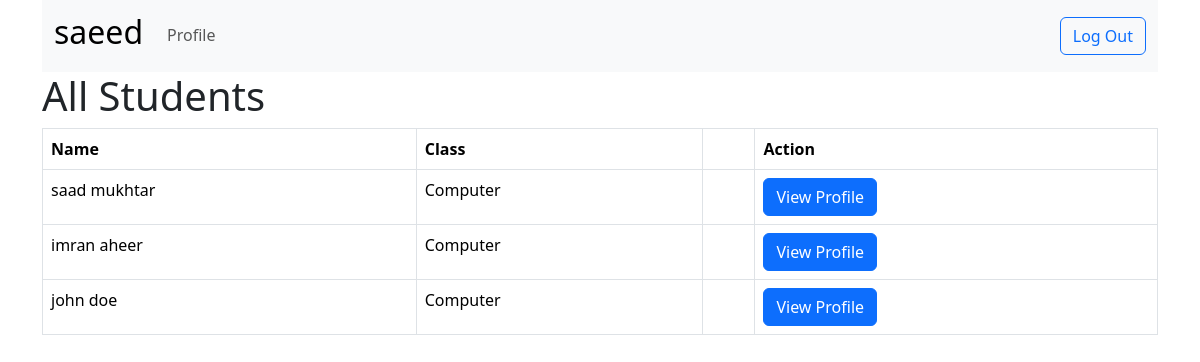
Screenshot of /record_students (signed in) with the database file from the repository.
### tables this page shows
CREATE TABLE students (
    id INTEGER PRIMARY KEY,
    firstname TEXT NOT NULL,
    lastname TEXT NOT NULL,
    email TEXT NOT NULL,
    username TEXT NOT NULL,
    password TEXT NOT NULL,
    teacher_id INTEGER,
    course_id INTEGER,
    admin_id INTEGER,
    FOREIGN KEY (teacher_id) REFERENCES teachers (id),
    FOREIGN KEY (course_id) REFERENCES courses (id),
    FOREIGN KEY (admin_id) REFERENCES admins (id)
);

### app.py (the view)
@app.route("/record_students", methods=["GET", "POST"])
@login_required
def record_students():
    user_role = session["user_role"]
    user_id = session["user_id"]
    rows = db.execute(
        "SELECT DISTINCT students.id, students.firstname, students.lastname, courses.course_name "
        + "FROM students "
        + "JOIN courses ON students.course_id = courses.id "
        + "LEFT JOIN attendance ON students.id = attendance.student_id "
        + "WHERE students.teacher_id = ? "
        + "ORDER BY students.id ASC",
        user_id,
    )
    print(rows)
    return render_template(
        "record_students.html",
        students=rows,
        user="student",
        table="students",
        role=user_role,
    )

### app.py (called while the page is built)
@app.after_request
def after_request(response):
    response.headers["Cache-Control"] = "no-cache, no-store, must-revalidate"
    response.headers["Expires"] = 0
    response.headers["Pragma"] = "no-cache"
    return response

### helpers.py (called while the page is built)
def login_required(f):
    @wraps(f)
    def decorated_function(*args, **kwargs):
        if session.get("user_id") is None:
            return redirect("/login")
        return f(*args, **kwargs)
    return decorated_function

### templates/record_students.html (shortened to what this page needs)
{% extends "layout.html" %}
{% block body%}
    <nav class="navbar navbar-expand-lg bg-body-tertiary">
        <div class="container-fluid">
            <a class="navbar-brand">
                <h2>{{ role }}</h1>
            </a>
            <div class="collapse navbar-collapse" id="navbarSupportedContent">
                <ul class="navbar-nav me-auto mb-2 mb-lg-0 nav-underline">
                    <li class="nav-item">
                        <a class="nav-link" href="/profile">Profile</a>
                    </li>
                </ul>
                <form class="d-flex" role="search" action="/logout" method="post">
                    <button class="btn btn-outline-primary" type="submit">Log Out</button>
                </form>
            </div>
        </div>
    </nav>
    {% if students %}
        <h1>All Students</h1>
        <table class="table table-bordered">
            <thead>
                <tr>
                    <th>Name</th>
                    <th>Class</th>
                    <th>
                    </th>
                    <th>Action</th>
                </tr>
            </thead>
            <tbody>
                {% for student in students %}
                    <tr>
                        <td>{{ student.firstname + " " + student.lastname}}</td>
                        <td>{{ student.course_name }}</td>
                        <td>
                        </td>
                        <td>
                            <form method="post" action="/profile">
                                <button type="submit" class="btn btn-primary">View Profile</button>
                            </form>
                        </td>
                    </tr>
                {% endfor %}
            </tbody>
        </table>
    {% else %}
        <h3>Currently! No Students left to mark attendance</h3>
    {% endif %}
{% endblock %}

### rows the page displays
students: firstname+lastname "saad mukhtar", course_name "Computer"
students: firstname+lastname "imran aheer", course_name "Computer"
students: firstname+lastname "john doe", course_name "Computer"

### other values shown
{{ role }} "saeed"
